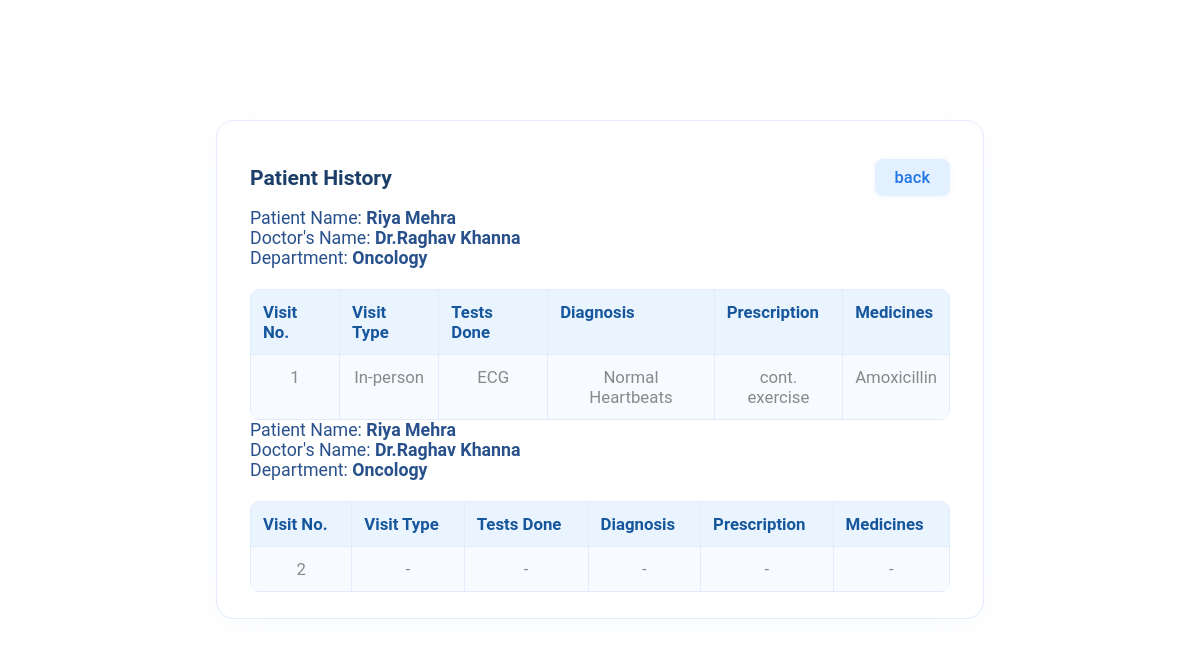
Page /patient_history_from_dashboard (signed in) on the committed database.
### application/models.py (models this page shows, shortened)
class Appointment(db.Model):
    id = db.Column(db.Integer, primary_key=True)
    patient_id = db.Column(db.Integer, db.ForeignKey('patient.id'), nullable=False)
    doctor_id = db.Column(db.Integer, db.ForeignKey('doctor.id'), nullable=False)
    appointment_date = db.Column(db.Date, nullable=False)
    appointment_time_start = db.Column(db.Time, nullable=False)
    appointment_time_end = db.Column(db.Time, nullable=False)
    status = db.Column(db.String(), nullable=False, default="Scheduled")
    treatment = db.relationship('Treatment', backref='appointment', uselist=False)

class Patient(db.Model):
    id = db.Column(db.Integer, primary_key=True)
    username = db.Column(db.String(), unique=True, nullable=False)
    password = db.Column(db.String(), nullable=False)
    type = db.Column(db.String(), nullable=False, default="patient")
    appointments = db.relationship('Appointment', backref='patient', lazy=True)
    contact = db.Column(db.String(),  unique=True)
    full_name = db.Column(db.String())
    is_active = db.Column(db.Boolean, nullable=False, default=True)

class Doctor(db.Model):
    id = db.Column(db.Integer, primary_key=True)
    username = db.Column(db.String(), unique=True, nullable=False)
    password = db.Column(db.String(), nullable=False)
    specialization = db.Column(db.Integer, db.ForeignKey('department.id'), nullable=False)
    experience=db.Column(db.Integer, nullable=False)
    type = db.Column(db.String(), nullable=False, default="doctor")
    full_name = db.Column(db.String(), nullable=False)
    bio = db.Column(db.String())
    doctor_qualifications = db.Column(db.String())
    doctor_role = db.Column(db.String())
    appointments = db.relationship('Appointment', backref='doctor',lazy=True)
    availability = db.relationship("Availability", backref="doctor", lazy=True)
    photo_filename = db.Column(db.String())
    is_active = db.Column(db.Boolean, nullable=False, default=True)

class Department(db.Model):
    id = db.Column(db.Integer, primary_key=True)
    name = db.Column(db.String(), unique=True, nullable=False)
    description = db.Column(db.String())
    doctors = db.relationship('Doctor', backref='department', lazy=True)

class Treatment(db.Model):
    id = db.Column(db.Integer, primary_key=True)
    appointment_id = db.Column(db.Integer, db.ForeignKey('appointment.id'), nullable=False, unique=True)
    diagnosis = db.Column(db.String(), nullable=False)
    prescription = db.Column(db.String(), nullable=False)
    notes = db.Column(db.String())
    medicines = db.Column(db.String())
    visit_type = db.Column(db.String(), nullable=False)
    tests_done = db.Column(db.String())

### application/controllers.py (the view)
@app.route("/patient_history_from_dashboard")
def patient_history_from_dashboard():
    this_user_id = session.get('user_id')
    if this_user_id is None or session.get('user_type') != 'patient':
        return redirect(url_for('login'))
    this_user = Patient.query.get(this_user_id)
    all_appointments = Appointment.query.filter_by(patient_id=this_user_id).all()
    return render_template("patient_history.html", back_url=url_for('patient', patient_id=this_user_id), this_user=this_user, all_appointments=all_appointments)

### templates/patient_history.html (shortened to what this page needs)
<!DOCTYPE html>
<html lang="en">
<head>
    <link rel="stylesheet" href="{{ url_for('static', filename='styles.css') }}">
</head>
<body class="patient-history-page">
    <div class="patient-history-card">
  <div class="history-header">
    <span>Patient History</span>
    <a class="back-btn" href="{{ back_url }}">back</a>
  </div>
  {%for appointment in all_appointments%}
  <div class="patient-info">
    <div>Patient Name: <b>{{this_user.full_name}}</b></div>
    <div>Doctor's Name: <b>Dr.{{appointment.doctor.full_name}}</b></div>
    <div>Department: <b>{{appointment.doctor.department.name}}</b></div>
  </div>
  <table class="history-table">
    <thead>
      <tr>
        <th>Visit No.</th>
        <th>Visit Type</th>
        <th>Tests Done</th>
        <th>Diagnosis</th>
        <th>Prescription</th>
        <th>Medicines</th>
      </tr>
    </thead>
    {%set treat = appointment.treatment %}
    <tbody>
      <tr>
        <td>{{loop.index}}</td>
        <td>{{treat.visit_type if treat else '-'}}</td>
        <td>{{treat.tests_done if treat else '-'}}</td>
        <td>{{treat.diagnosis if treat else '-' }}</td>
        <td>{{treat.prescription if treat else '-'}}</td>
        <td>{{treat.medicines if treat else '-'}}</td>
      </tr>
    </tbody>
  </table>
  {%endfor%}
</div>
</body>
</html>

### static/styles.css (style rules this page uses)
:root { --default-font: "Roboto", system-ui, -apple-system, "Segoe UI", Roboto, "Helvetica Neue", Arial, "Noto Sans", "Liberation Sans", sans-serif, "Apple Color Emoji", "Segoe UI Emoji", "Segoe UI Symbol", "Noto Color Emoji"; --heading-font: "Poppins", sans-serif; --nav-font: "Raleway", sans-serif; }
:root { --background-color: #ffffff; --default-color: #444444; --heading-color: #2c4964; --accent-color: #1977cc; --surface-color: #ffffff; --contrast-color: #ffffff; }
:root { --nav-color: #2c4964; --nav-hover-color: #1977cc; --nav-mobile-background-color: #ffffff; --nav-dropdown-background-color: #ffffff; --nav-dropdown-color: #2c4964; --nav-dropdown-hover-color: #1977cc; }
:root { scroll-behavior: smooth; }
body { color: var(--default-color); background-color: var(--background-color); font-family: var(--default-font); }
a { color: var(--accent-color); text-decoration: none; transition: 0.3s; }
.patient-history-page .patient-history-card { max-width: 700px; width: 95vw; background: #fff; border-radius: 18px; box-shadow: 0 6px 38px #e2eafc33; border: 1.6px solid #e2eafc; padding: 38px 33px 26px 33px; position: relative; margin-top: 120px; margin-left: auto; margin-right: auto; margin-bottom: 100px; }
.patient-history-page .history-header { display: flex; align-items: center; justify-content: space-between; font-size: 1.32rem; color: #1b3f69; font-weight: 700; margin-bottom: 12px; }
.patient-history-page .back-btn { padding: 9px 20px; border-radius: 8px; background: #e3f0ff; color: #2275e5; border: none; font-weight: 500; font-size: 1.03rem; cursor: pointer; box-shadow: 0 1px 6px #e2eafc88; transition: background .13s, color .1s; }
.patient-history-page .patient-info { margin-bottom: 21px; color: #28518c; font-size: 1.11rem; }
.patient-history-page .patient-info b { font-weight: 700; }
.patient-history-page .history-table { width: 100%; border-collapse: collapse; margin-top: 10px; font-size: 1.05rem; background: #f7faff; border-radius: 9px; overflow: hidden; }
.patient-history-page .history-table th, .history-table td { padding: 12px 12px; border: 1px solid #e2eafc; text-align: left; vertical-align: top; }
.patient-history-page .history-table th { background: #eaf4ff; color: #16569c; font-weight: 700; }
.patient-history-page .history-table tbody td { background: #fff; color: #225480; }
.patient-history-page .history-table tr:last-child td { text-align: center; color: #888; background: #f7faff; }
.doctor_dashboard_page th, td { border: 1px solid #dbe3f5; padding: 9px 10px; text-align: left; }

### rows in the picture
Appointment: doctor.full_name "Raghav Khanna", doctor.department.name "Oncology"
Patient: full_name "Riya Mehra"
Treatment: visit_type "In-person", tests_done "ECG", diagnosis "Normal Heartbeats", prescription "cont. exercise", medicines "Amoxicillin"
Appointment: doctor.full_name "Raghav Khanna", doctor.department.name "Oncology", visit_type "-", tests_done "-", diagnosis "-", prescription "-", medicines "-"
